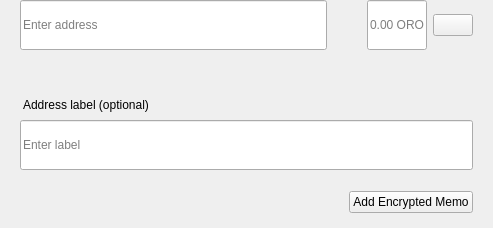
<?xml version="1.0" encoding="UTF-8"?>
<ui version="4.0">
 <class>SendMultiRow</class>
 <widget class="QWidget" name="SendMultiRow">
  <property name="geometry">
   <rect>
    <x>0</x>
    <y>0</y>
    <width>493</width>
    <height>228</height>
   </rect>
  </property>
  <property name="minimumSize">
   <size>
    <width>0</width>
    <height>0</height>
   </size>
  </property>
  <property name="maximumSize">
   <size>
    <width>16777215</width>
    <height>16777215</height>
   </size>
  </property>
  <property name="windowTitle">
   <string>Form</string>
  </property>
  <layout class="QVBoxLayout" name="verticalLayout_3">
   <property name="spacing">
    <number>0</number>
   </property>
   <property name="leftMargin">
    <number>0</number>
   </property>
   <property name="topMargin">
    <number>0</number>
   </property>
   <property name="rightMargin">
    <number>20</number>
   </property>
   <property name="bottomMargin">
    <number>5</number>
   </property>
   <item alignment="Qt::AlignTop">
    <widget class="QWidget" name="widget" native="true">
     <property name="sizePolicy">
      <sizepolicy hsizetype="Expanding" vsizetype="Maximum">
       <horstretch>0</horstretch>
       <verstretch>0</verstretch>
      </sizepolicy>
     </property>
     <property name="minimumSize">
      <size>
       <width>0</width>
       <height>60</height>
      </size>
     </property>
     <property name="maximumSize">
      <size>
       <width>16777215</width>
       <height>85</height>
      </size>
     </property>
     <layout class="QHBoxLayout" name="horizontalLayout" stretch="6,0,2">
      <property name="spacing">
       <number>0</number>
      </property>
      <property name="leftMargin">
       <number>8</number>
      </property>
      <property name="topMargin">
       <number>0</number>
      </property>
      <property name="rightMargin">
       <number>0</number>
      </property>
      <property name="bottomMargin">
       <number>0</number>
      </property>
      <item alignment="Qt::AlignTop">
       <widget class="QStackedWidget" name="stackedAddress">
        <property name="minimumSize">
         <size>
          <width>0</width>
          <height>50</height>
         </size>
        </property>
        <property name="maximumSize">
         <size>
          <width>16777215</width>
          <height>50</height>
         </size>
        </property>
        <widget class="QWidget" name="page_4">
         <property name="sizePolicy">
          <sizepolicy hsizetype="Expanding" vsizetype="Preferred">
           <horstretch>0</horstretch>
           <verstretch>0</verstretch>
          </sizepolicy>
         </property>
         <property name="minimumSize">
          <size>
           <width>0</width>
           <height>50</height>
          </size>
         </property>
         <property name="maximumSize">
          <size>
           <width>16777215</width>
           <height>55</height>
          </size>
         </property>
         <layout class="QVBoxLayout" name="verticalLayout_7">
          <property name="spacing">
           <number>0</number>
          </property>
          <property name="leftMargin">
           <number>12</number>
          </property>
          <property name="topMargin">
           <number>0</number>
          </property>
          <property name="rightMargin">
           <number>0</number>
          </property>
          <property name="bottomMargin">
           <number>0</number>
          </property>
          <item>
           <widget class="QLineEdit" name="lineEditAddress">
            <property name="minimumSize">
             <size>
              <width>0</width>
              <height>50</height>
             </size>
            </property>
            <property name="maximumSize">
             <size>
              <width>16777215</width>
              <height>50</height>
             </size>
            </property>
            <property name="placeholderText">
             <string>Enter address</string>
            </property>
           </widget>
          </item>
         </layout>
        </widget>
        <widget class="QWidget" name="page_3"/>
       </widget>
      </item>
      <item>
       <spacer name="horizontalSpacer_3">
        <property name="orientation">
         <enum>Qt::Horizontal</enum>
        </property>
        <property name="sizeType">
         <enum>QSizePolicy::Fixed</enum>
        </property>
        <property name="sizeHint" stdset="0">
         <size>
          <width>40</width>
          <height>20</height>
         </size>
        </property>
       </spacer>
      </item>
      <item>
       <layout class="QHBoxLayout" name="horizontalLayout_2">
        <property name="spacing">
         <number>6</number>
        </property>
        <item alignment="Qt::AlignTop">
         <widget class="QLineEdit" name="lineEditAmount">
          <property name="sizePolicy">
           <sizepolicy hsizetype="Expanding" vsizetype="Preferred">
            <horstretch>0</horstretch>
            <verstretch>0</verstretch>
           </sizepolicy>
          </property>
          <property name="minimumSize">
           <size>
            <width>0</width>
            <height>50</height>
           </size>
          </property>
          <property name="maximumSize">
           <size>
            <width>16777215</width>
            <height>50</height>
           </size>
          </property>
          <property name="maxLength">
           <number>17</number>
          </property>
          <property name="alignment">
           <set>Qt::AlignLeading|Qt::AlignLeft|Qt::AlignVCenter</set>
          </property>
          <property name="placeholderText">
           <string notr="true">0.00 ORO</string>
          </property>
         </widget>
        </item>
        <item>
         <layout class="QVBoxLayout" name="verticalLayout">
          <property name="topMargin">
           <number>14</number>
          </property>
          <property name="bottomMargin">
           <number>0</number>
          </property>
          <item alignment="Qt::AlignTop">
           <widget class="QPushButton" name="btnMenu">
            <property name="minimumSize">
             <size>
              <width>0</width>
              <height>0</height>
             </size>
            </property>
            <property name="maximumSize">
             <size>
              <width>16777215</width>
              <height>16777215</height>
             </size>
            </property>
            <property name="focusPolicy">
             <enum>Qt::NoFocus</enum>
            </property>
            <property name="text">
             <string/>
            </property>
           </widget>
          </item>
         </layout>
        </item>
       </layout>
      </item>
     </layout>
    </widget>
   </item>
   <item>
    <widget class="QWidget" name="layoutLabel" native="true">
     <property name="minimumSize">
      <size>
       <width>0</width>
       <height>0</height>
      </size>
     </property>
     <property name="maximumSize">
      <size>
       <width>16777215</width>
       <height>16777215</height>
      </size>
     </property>
     <layout class="QVBoxLayout" name="verticalLayout_9">
      <property name="spacing">
       <number>6</number>
      </property>
      <property name="leftMargin">
       <number>20</number>
      </property>
      <property name="topMargin">
       <number>0</number>
      </property>
      <property name="rightMargin">
       <number>0</number>
      </property>
      <property name="bottomMargin">
       <number>10</number>
      </property>
      <item>
       <spacer name="verticalSpacer">
        <property name="orientation">
         <enum>Qt::Vertical</enum>
        </property>
        <property name="sizeType">
         <enum>QSizePolicy::Fixed</enum>
        </property>
        <property name="sizeHint" stdset="0">
         <size>
          <width>20</width>
          <height>20</height>
         </size>
        </property>
       </spacer>
      </item>
      <item>
       <widget class="QLabel" name="labelSubtitleDescription">
        <property name="styleSheet">
         <string notr="true">margin-bottom:2px;
margin-left:0.05px;
padding:0px;</string>
        </property>
        <property name="text">
         <string>Address label (optional)</string>
        </property>
       </widget>
      </item>
      <item>
       <widget class="QLineEdit" name="lineEditDescription">
        <property name="minimumSize">
         <size>
          <width>0</width>
          <height>50</height>
         </size>
        </property>
        <property name="maximumSize">
         <size>
          <width>16777215</width>
          <height>50</height>
         </size>
        </property>
        <property name="placeholderText">
         <string>Enter label</string>
        </property>
       </widget>
      </item>
      <item>
       <spacer name="verticalSpacer_2">
        <property name="orientation">
         <enum>Qt::Vertical</enum>
        </property>
        <property name="sizeType">
         <enum>QSizePolicy::Fixed</enum>
        </property>
        <property name="sizeHint" stdset="0">
         <size>
          <width>20</width>
          <height>15</height>
         </size>
        </property>
       </spacer>
      </item>
      <item>
       <widget class="QWidget" name="containerMemo" native="true">
        <layout class="QHBoxLayout" name="horizontalLayout_5">
         <property name="leftMargin">
          <number>0</number>
         </property>
         <property name="topMargin">
          <number>0</number>
         </property>
         <property name="rightMargin">
          <number>0</number>
         </property>
         <property name="bottomMargin">
          <number>0</number>
         </property>
         <item>
          <spacer name="horizontalSpacer">
           <property name="orientation">
            <enum>Qt::Horizontal</enum>
           </property>
           <property name="sizeHint" stdset="0">
            <size>
             <width>40</width>
             <height>20</height>
            </size>
           </property>
          </spacer>
         </item>
         <item>
          <widget class="QPushButton" name="btnAddMemo">
           <property name="text">
            <string notr="true">Add Encrypted Memo</string>
           </property>
          </widget>
         </item>
        </layout>
       </widget>
      </item>
     </layout>
    </widget>
   </item>
  </layout>
 </widget>
 <resources/>
 <connections/>
</ui>
